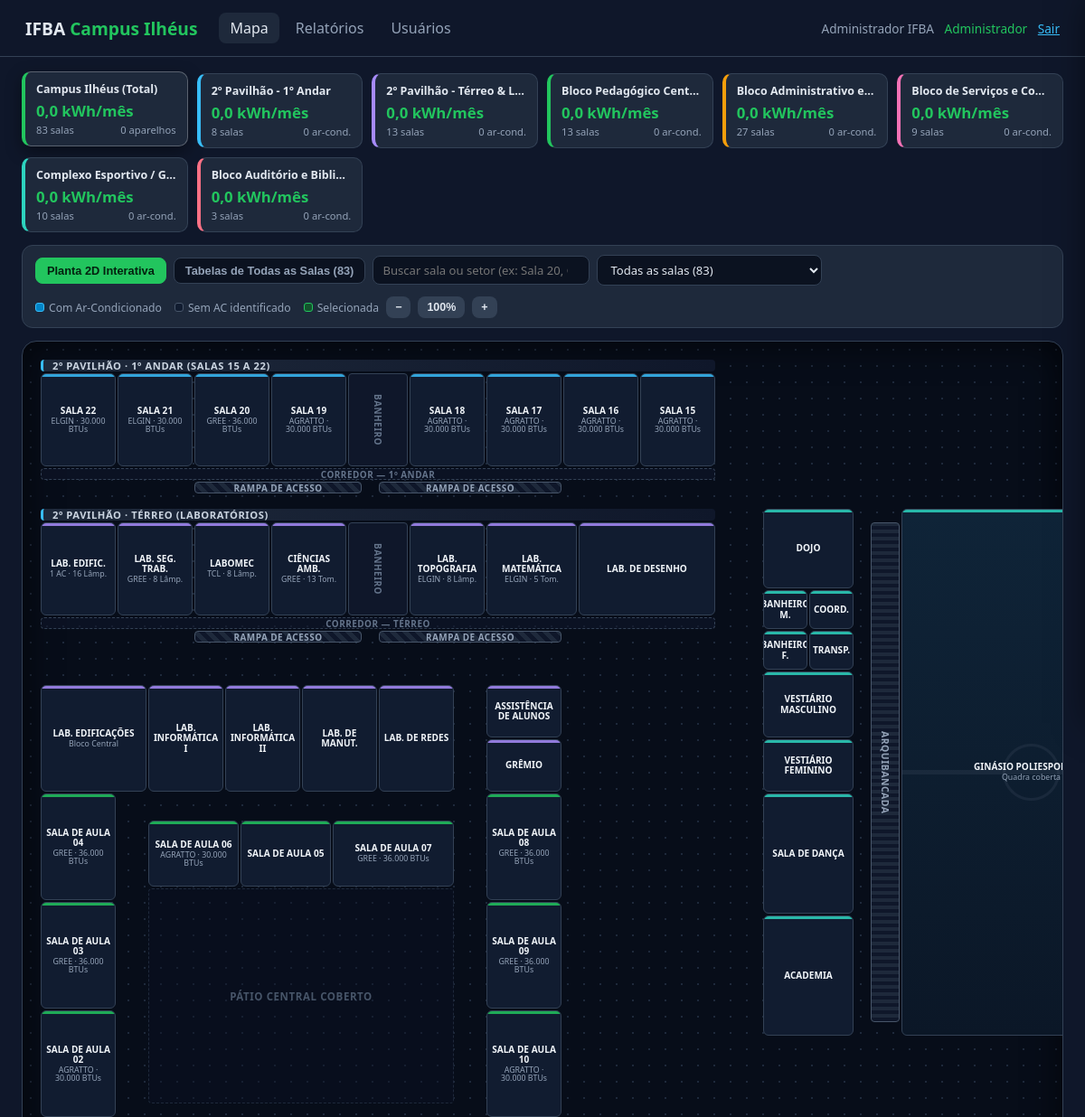
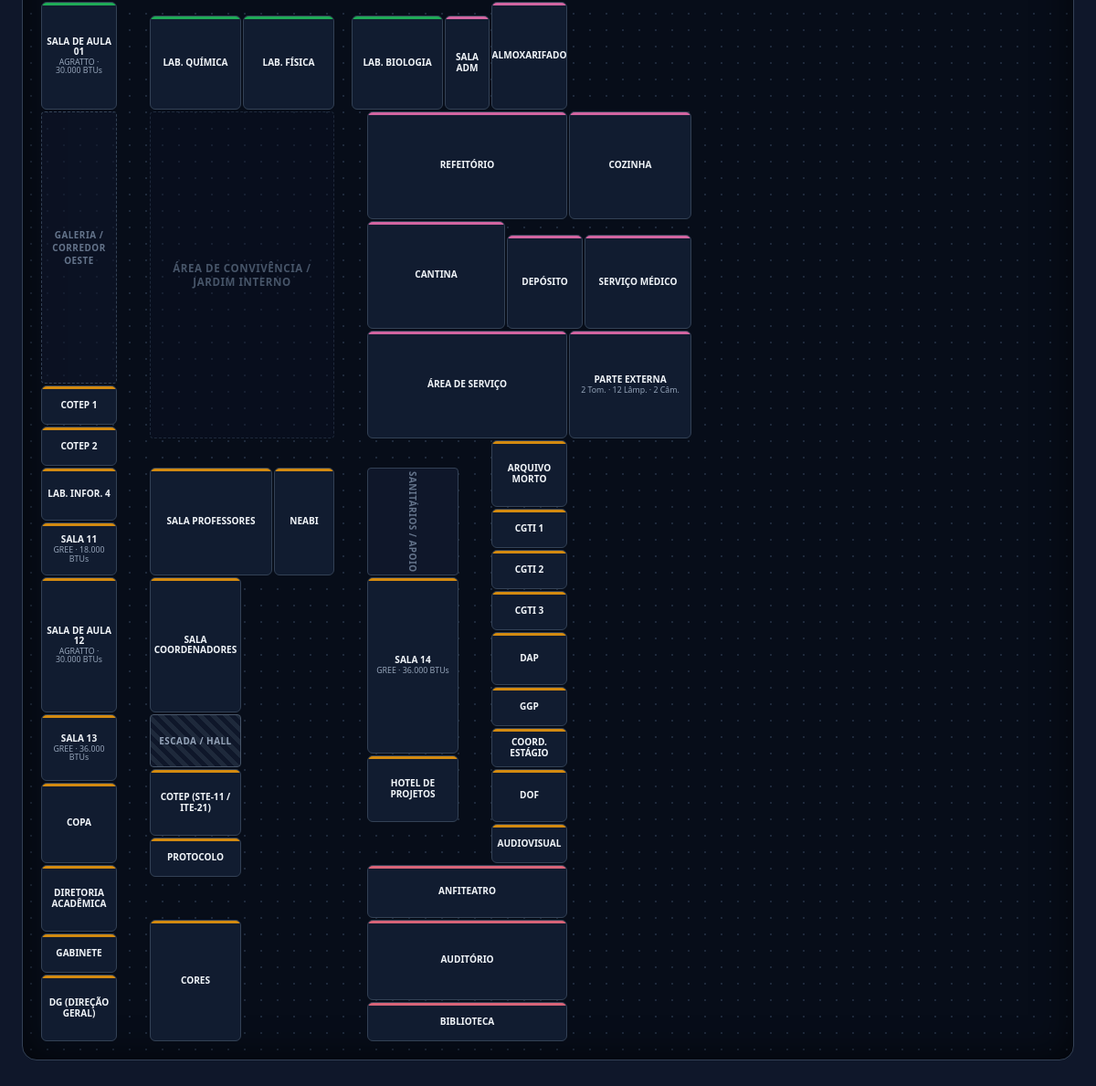
The page /index.php (signed in) on the database its author committed (2 pictures, top to bottom).
### tables this page shows
CREATE TABLE bloco (
  codigo_bloco INT PRIMARY KEY AUTO_INCREMENT,
  nome VARCHAR(100) NOT NULL,
  descricao VARCHAR(255)
);

### index.php (the view, shortened to what this page needs)
<?php
require 'auth.php';
$u = exigir_login();
$blocos = [];
$r = $conexao->query("SELECT * FROM bloco ORDER BY codigo_bloco");
while ($b = $r->fetch_assoc()) {
    $b['salas'] = [];
    $b['consumo'] = 0.0;
    $b['qtd_eq'] = 0;
    $blocos[(int)$b['codigo_bloco']] = $b;
}
$salas = [];
$r = $conexao->query("SELECT s.*, p.tomada, p.ar_condicionado, p.ventilador, p.televisao, p.lampadas, p.computador
                      FROM sala s
                      LEFT JOIN ponto_energia p ON p.codigo_sala = s.codigo_sala
                      ORDER BY s.codigo_sala");
while ($s = $r->fetch_assoc()) {
    $s['equipamentos'] = [];
    $s['manutencoes'] = [];
    $s['consumo'] = 0.0;
    $salas[$s['identificacao']] = $s;
}
$consumoTotalCampus = 0.0;
$totalAparelhosCampus = 0;
foreach ($salas as $s) {
    $cb = (int)$s['codigo_bloco'];
    $blocos[$cb]['salas'][] = $s['identificacao'];
    $blocos[$cb]['consumo'] += $s['consumo'];
    $blocos[$cb]['qtd_eq']  += count($s['equipamentos']);
    $consumoTotalCampus     += $s['consumo'];
    $totalAparelhosCampus   += count($s['equipamentos']);
}
$plantaEstruturas = [
    [1,   1,  2, 45, 'header', '2º PAVILHÃO · 1º ANDAR (SALAS 15 A 22)'],
    [2,  21,  9, 25, 'wc',     'BANHEIRO'],
    [9,   1, 10, 45, 'cor',    'CORREDOR — 1º ANDAR'],
    [10, 11, 11, 22, 'rampa',  'RAMPA DE ACESSO'],
    [10, 23, 11, 35, 'rampa',  'RAMPA DE ACESSO'],
    [12,  1, 13, 45, 'header', '2º PAVILHÃO · TÉRREO (LABORATÓRIOS)'],
    [13, 21, 20, 25, 'wc',     'BANHEIRO'],
    [20,  1, 21, 45, 'cor',    'CORREDOR — TÉRREO'],
    [21, 11, 22, 22, 'rampa',  'RAMPA DE ACESSO'],
    [21, 23, 22, 35, 'rampa',  'RAMPA DE ACESSO'],
    [13, 55, 50, 57, 'arq',    'ARQUIBANCADA'],
    [13, 74, 50, 76, 'arq',    'ARQUIBANCADA'],
    [40,  8, 56, 28, 'patio',  'PÁTIO CENTRAL COBERTO'],
    [65,  1, 85,  6, 'cor',    'GALERIA / CORREDOR OESTE'],
    [65,  8, 89, 20, 'patio',  'ÁREA DE CONVIVÊNCIA / JARDIM INTERNO'],
    [91, 22, 99, 28, 'wc',     'SANITÁRIOS / APOIO'],
    [109, 8,113, 14, 'rampa',  'ESCADA / HALL'],
];
?>
<!DOCTYPE html>
<html lang="pt-BR">
<head>
<link rel="stylesheet" href="style.css">
</head>
<body>
<?= navbar($u, 'index.php') ?>
<div class="workspace">
  <div class="bloco-strip">
    <div class="bcard on" data-bfiltro="0" onclick="filtrarBloco(0)" style="border-left-color:var(--acc)">
      <h4>Campus Ilhéus (Total)</h4>
      <div class="val"><?= number_format($consumoTotalCampus, 1, ',', '.') ?> kWh/mês</div>
      <div class="meta"><span><?= count($salas) ?> salas</span><span><?= $totalAparelhosCampus ?> aparelhos</span></div>
    </div>
    <?php
    $coresBloco = [1=>'var(--b1)',2=>'var(--b2)',3=>'var(--b3)',4=>'var(--b4)',5=>'var(--b5)',6=>'var(--b6)',7=>'var(--b7)'];
    foreach ($blocos as $cb => $b): ?>
    <div class="bcard" data-bfiltro="<?= $cb ?>" onclick="clicarBloco(<?= $cb ?>)" style="border-left-color:<?= $coresBloco[$cb] ?>">
      <h4 title="<?= h($b['nome']) ?>"><?= h($b['nome']) ?></h4>
      <div class="val"><?= number_format($b['consumo'], 1, ',', '.') ?> kWh/mês</div>
      <div class="meta"><span><?= count($b['salas']) ?> salas</span><span><?= $b['qtd_eq'] ?> ar-cond.</span></div>
    </div>
    <?php endforeach; ?>
  </div>
  <div class="toolbar">
    <div class="grp">
      <button class="tab-btn on" id="btnTabMapa" onclick="alternarAba('mapa')">Planta 2D Interativa</button>
      <button class="tab-btn" id="btnTabTabelas" onclick="alternarAba('tabelas')">Tabelas de Todas as Salas (<?= count($salas) ?>)</button>
      <input type="search" id="buscaSala" placeholder="Buscar sala ou setor (ex: Sala 20, CGTI, Lab)..." oninput="aplicarFiltros()">
      <select id="filtroClima" onchange="aplicarFiltros()">
        <option value="todas">Todas as salas (<?= count($salas) ?>)</option>
      </select>
    </div>
    <div class="grp">
      <div class="legend-bar">
        <span><i class="dot" style="background:#0284c7;border:1px solid #38bdf8"></i>Com Ar-Condicionado</span>
        <span><i class="dot" style="background:#111c30;border:1px solid #475569"></i>Sem AC identificado</span>
        <span><i class="dot" style="background:#14532d;border:1px solid #22c55e"></i>Selecionada</span>
      </div>
      <button class="btn sec sm" onclick="ajustarZoom(-0.1)">−</button>
      <button class="btn sec sm" id="lblZoom" onclick="resetZoom()">100%</button>
      <button class="btn sec sm" onclick="ajustarZoom(0.1)">+</button>
    </div>
  </div>
  <div id="visaoMapa" class="planta-viewport">
    <div class="planta-grid" id="plantaGrid">
      <?php foreach ($plantaEstruturas as [$r1, $c1, $r2, $c2, $tipo, $texto]): ?>
        <div class="est <?= h($tipo) ?>" style="grid-area:<?= $r1 ?>/<?= $c1 ?>/<?= $r2 ?>/<?= $c2 ?>">
          <?= h($texto) ?>
        </div>
      <?php endforeach; ?>
      <?php foreach ($plantaSalas as [$r1, $c1, $r2, $c2, $idBanco, $rotulo, $sub]):
            $s = $salas[$idBanco];
            $cb = (int)$s['codigo_bloco'];
            $temAc = count($s['equipamentos']) > 0;
      ?>
        <div class="p-sala <?= $temAc ? 'ac' : '' ?>"
             data-sala="<?= h($idBanco) ?>"
             data-bloco="<?= $cb ?>"
             data-ac="<?= $temAc ? '1' : '0' ?>"
             style="grid-area:<?= $r1 ?>/<?= $c1 ?>/<?= $r2 ?>/<?= $c2 ?>; --bcor:<?= $coresBloco[$cb] ?? '#64748b' ?>"
             title="<?= h($idBanco . ' · ' . $blocos[$cb]['nome'] . ($s['consumo'] ? ' · ' . number_format($s['consumo'],1,',','.') . ' kWh/mês' : '')) ?>">
          <span class="nm"><?= h($rotulo) ?></span>
          <?php if ($sub): ?><span class="sub"><?= h($sub) ?></span><?php endif; ?>
        </div>
      <?php endforeach; ?>
    </div>
  </div>
</div>
</body>
</html>

### auth.php (shortened to what this page needs)
<?php
function h($v) { return htmlspecialchars((string)$v, ENT_QUOTES, 'UTF-8'); }
function usuario_logado(): ?array { return $_SESSION['usuario'] ?? null; }
function exigir_login(): array {
    $u = usuario_logado();
    return $u;
}
function navbar(array $u, string $ativo): string {
    $links = ['index.php' => 'Mapa', 'relatorios.php' => 'Relatórios'];
    if ($u['cargo'] === 'Administrador') $links['usuarios.php'] = 'Usuários';
    $html = '<header class="top"><h1>IFBA <span>Campus Ilhéus</span></h1><nav>';
    foreach ($links as $href => $txt) $html .= '<a href="'.$href.'"'.($ativo === $href ? ' class="on"' : '').'>'.$txt.'</a>';
    return $html.'</nav><div class="me">'.h($u['nome']).' <em>'.h($u['cargo']).'</em> <a href="logout.php">Sair</a></div></header>';
}

### style.css (style rules this page uses)
:root { --bg:#0f172a; --card:#1e293b; --line:#334155; --txt:#e2e8f0; --mut:#94a3b8; --acc:#22c55e; --ac:#38bdf8; --err:#ef4444; }
* { box-sizing:border-box; }
body { margin:0; font-family:system-ui,Segoe UI,Roboto,sans-serif; background:var(--bg); color:var(--txt); }
a { color:var(--ac); }
header.top { padding:14px 28px; border-bottom:1px solid var(--line); display:flex; gap:24px; align-items:center; }
header.top h1 { margin:0; font-size:1.2rem; }
header.top h1 span { color:var(--acc); }
header.top nav { display:flex; gap:6px; flex:1; }
header.top nav a { color:var(--mut); text-decoration:none; padding:6px 12px; border-radius:8px; }
header.top nav a.on, header.top nav a:hover { background:var(--card); color:var(--txt); }
header.top .me { color:var(--mut); font-size:.85rem; }
header.top .me em { color:var(--acc); font-style:normal; margin:0 8px; }
input, select, textarea { width:100%; background:#0b1220; color:var(--txt); border:1px solid var(--line); border-radius:8px; padding:9px 10px; font:inherit; }
.btn { background:var(--acc); color:#04210f; border:0; border-radius:8px; padding:9px 16px; font-weight:600; cursor:pointer; }
.btn.sec { background:#334155; color:var(--txt); }
.btn.sm { padding:5px 10px; font-size:.78rem; }

### rows shown on the page
bloco: nome "2º Pavilhão - 1º Andar", consumo "0,0", count($b['salas']) "8", qtd_eq "0"
bloco: nome "2º Pavilhão - Térreo & L…", consumo "0,0", count($b['salas']) "13", qtd_eq "0"
bloco: nome "Bloco Pedagógico Cent…", consumo "0,0", count($b['salas']) "13", qtd_eq "0"
bloco: nome "Bloco Administrativo e…", consumo "0,0", count($b['salas']) "27", qtd_eq "0"
bloco: nome "Bloco de Serviços e Co…", consumo "0,0", count($b['salas']) "9", qtd_eq "0"
bloco: nome "Complexo Esportivo / G…", consumo "0,0", count($b['salas']) "10", qtd_eq "0"
bloco: nome "Bloco Auditório e Bibli…", consumo "0,0", count($b['salas']) "3", qtd_eq "0"

### other values the page prints
$txt "Mapa"
$txt "Relatórios"
$txt "Usuários"
$u['nome'] "Administrador IFBA"
$u['cargo'] "Administrador"
$consumoTotalCampus "0,0"
count($salas) "83"
$totalAparelhosCampus "0"
$texto "2º PAVILHÃO · 1º ANDAR (SALAS 15 A 22)"
$texto "BANHEIRO"
$texto "CORREDOR — 1º ANDAR"
$texto "RAMPA DE ACESSO"
$texto "2º PAVILHÃO · TÉRREO (LABORATÓRIOS)"
$texto "CORREDOR — TÉRREO"
$texto "ARQUIBANCADA"
